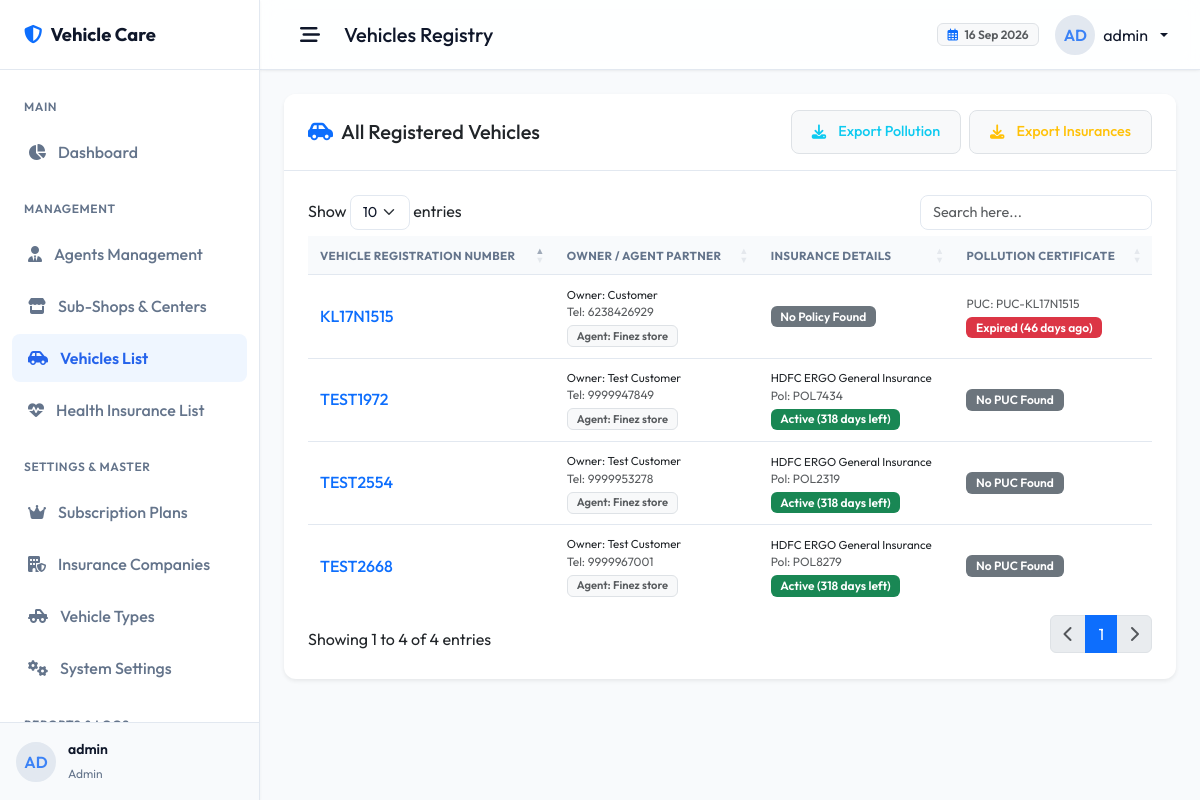
Page /admin/vehicles.php (signed in) on the committed database.
### tables this page shows
CREATE TABLE `users` (
  `id` int(11) NOT NULL,
  `username` varchar(50) NOT NULL,
  `password` varchar(255) NOT NULL,
  `email` varchar(100) NOT NULL,
  `role` enum('admin','agent','shop') NOT NULL DEFAULT 'agent',
  `parent_agent_id` int(11) DEFAULT NULL,
  `status` enum('active','suspended') NOT NULL DEFAULT 'active',
  `shop_name` varchar(255) DEFAULT NULL,
  `shop_owner_name` varchar(255) DEFAULT NULL,
  `shop_logo` varchar(255) DEFAULT NULL,
  `shop_address` text DEFAULT NULL,
  `city` varchar(100) DEFAULT NULL,
  `state` varchar(100) DEFAULT NULL,
  `pincode` varchar(10) DEFAULT NULL,
  `mobile_number` varchar(20) DEFAULT NULL,
  `whatsapp_number` varchar(20) DEFAULT NULL,
  `created_at` timestamp NOT NULL DEFAULT current_timestamp(),
  `updated_at` timestamp NOT NULL DEFAULT current_timestamp() ON UPDATE current_timestamp(),
  `expiry_date` date DEFAULT NULL,
  `access_health_insurance` tinyint(1) NOT NULL DEFAULT 1,
  `access_vehicle_insurance` tinyint(1) NOT NULL DEFAULT 1,
  `access_pollution` tinyint(1) NOT NULL DEFAULT 1,
  `message_balance` int(11) NOT NULL DEFAULT 0,
  `notify_days_before` int(11) DEFAULT 7,
  `notify_before_enabled` tinyint(1) DEFAULT 1,
  `notify_1day_before_enabled` tinyint(1) DEFAULT 1,
  `notify_after_expiry_enabled` tinyint(1) DEFAULT 1
);

CREATE TABLE `vehicles` (
  `id` int(11) NOT NULL,
  `customer_id` int(11) NOT NULL,
  `agent_id` int(11) NOT NULL,
  `created_by_shop_id` int(11) DEFAULT NULL,
  `vehicle_number` varchar(30) NOT NULL,
  `created_at` timestamp NOT NULL DEFAULT current_timestamp(),
  `updated_at` timestamp NOT NULL DEFAULT current_timestamp() ON UPDATE current_timestamp()
);

CREATE TABLE `customers` (
  `id` int(11) NOT NULL,
  `agent_id` int(11) NOT NULL,
  `created_by_shop_id` int(11) DEFAULT NULL,
  `name` varchar(255) NOT NULL,
  `mobile_number` varchar(20) NOT NULL,
  `whatsapp_number` varchar(20) NOT NULL,
  `created_at` timestamp NOT NULL DEFAULT current_timestamp(),
  `updated_at` timestamp NOT NULL DEFAULT current_timestamp() ON UPDATE current_timestamp()
);

CREATE TABLE `insurance_companies` (
  `id` int(11) NOT NULL,
  `name` varchar(255) NOT NULL,
  `status` enum('active','inactive') NOT NULL DEFAULT 'active',
  `created_at` timestamp NOT NULL DEFAULT current_timestamp()
);

CREATE TABLE `insurances` (
  `id` int(11) NOT NULL,
  `vehicle_id` int(11) NOT NULL,
  `agent_id` int(11) NOT NULL,
  `created_by_shop_id` int(11) DEFAULT NULL,
  `insurance_company_id` int(11) NOT NULL,
  `policy_number` varchar(100) NOT NULL,
  `insurance_type` enum('Comprehensive','Third Party','Own Damage','Zero Dep') NOT NULL,
  `start_date` date NOT NULL,
  `expiry_date` date NOT NULL,
  `premium_amount` decimal(10,2) NOT NULL,
  `document_path` varchar(255) DEFAULT NULL,
  `created_at` timestamp NOT NULL DEFAULT current_timestamp(),
  `updated_at` timestamp NOT NULL DEFAULT current_timestamp() ON UPDATE current_timestamp()
);

CREATE TABLE `pollution_certificates` (
  `id` int(11) NOT NULL,
  `vehicle_id` int(11) NOT NULL,
  `agent_id` int(11) NOT NULL,
  `created_by_shop_id` int(11) DEFAULT NULL,
  `certificate_number` varchar(100) NOT NULL,
  `start_date` date NOT NULL,
  `expiry_date` date NOT NULL,
  `document_path` varchar(255) DEFAULT NULL,
  `created_at` timestamp NOT NULL DEFAULT current_timestamp(),
  `updated_at` timestamp NOT NULL DEFAULT current_timestamp() ON UPDATE current_timestamp()
);

### includes/functions.php (called while the page is built, shortened)
<?php
function sanitize($data) {
    return htmlspecialchars(trim($data), ENT_QUOTES, 'UTF-8');
}
function isLoggedIn() {
    return !empty($_SESSION['user_id']) && !empty($_SESSION['role']);
}
function getDaysUntil($dateStr) {
    $targetDate = new DateTime($dateStr);
    $currentDate = new DateTime(date('Y-m-d'));
    $interval = $currentDate->diff($targetDate);
    $days = (int)$interval->format('%r%a');
    return $days;
}
function getExpiryStatus($dateStr) {
    $days = getDaysUntil($dateStr);
    if ($days < 0) {
        return [
            'class' => 'danger',
            'badge' => 'bg-danger',
            'text' => 'Expired (' . abs($days) . ' days ago)',
            'days' => $days
        ];
    } else {
        return [
            'class' => 'success',
            'badge' => 'bg-success',
            'text' => 'Active (' . $days . ' days left)',
            'days' => $days
        ];
    }
}

### admin/vehicles.php (the view, shortened to what this page needs)
<?php
require_once __DIR__ . '/../includes/functions.php';
$pageHeading = 'Vehicles Registry';
$activePage = 'vehicles';
include_once __DIR__ . '/../includes/header.php';
?>
<div class="card shadow-sm border-0">
    <div class="card-header bg-white py-3 d-flex align-items-center justify-content-between">
        <div class="d-flex align-items-center gap-2">
            <i class="fa-solid fa-car-side text-primary fs-5"></i>
            <h5 class="m-0 font-weight-700">All Registered Vehicles</h5>
        </div>
        <div class="d-flex gap-2">
            <a href="vehicles.php?action=export_csv_pollution" class="btn btn-light border btn-sm text-info">
                <i class="fa-solid fa-download me-1"></i> Export Pollution
            </a>
            <a href="vehicles.php?action=export_csv_insurance" class="btn btn-light border btn-sm text-warning">
                <i class="fa-solid fa-download me-1"></i> Export Insurances
            </a>
        </div>
    </div>
    <div class="card-body">
        <table class="table table-hover align-middle datatable w-100">
            <thead>
                <tr>
                    <th>Vehicle Registration Number</th>
                    <th>Owner / Agent Partner</th>
                    <th>Insurance Details</th>
                    <th>Pollution Certificate</th>
                </tr>
            </thead>
            <tbody>
                <?php
                $stmt = $db->query("
                    SELECT
                        v.id,
                        v.vehicle_number,
                        v.created_at,
                        c.name as customer_name,
                        c.mobile_number as customer_mobile,
                        u.shop_name,
                        i.policy_number, i.expiry_date as ins_expiry, i.document_path as ins_doc, ic.name as company_name,
                        p.certificate_number, p.expiry_date as puc_expiry, p.document_path as puc_doc
                    FROM vehicles v
                    JOIN customers c ON v.customer_id = c.id
                    JOIN users u ON v.agent_id = u.id
                    LEFT JOIN insurances i ON i.id = (
                        SELECT id FROM insurances
                        WHERE vehicle_id = v.id
                        ORDER BY expiry_date DESC LIMIT 1
                    )
                    LEFT JOIN insurance_companies ic ON i.insurance_company_id = ic.id
                    LEFT JOIN pollution_certificates p ON p.id = (
                        SELECT id FROM pollution_certificates
                        WHERE vehicle_id = v.id
                        ORDER BY expiry_date DESC LIMIT 1
                    )
                    ORDER BY v.id DESC
                ");
                while ($vh = $stmt->fetch()):
                    $insStatus = $vh['ins_expiry'] ? getExpiryStatus($vh['ins_expiry']) : null;
                    $pucStatus = $vh['puc_expiry'] ? getExpiryStatus($vh['puc_expiry']) : null;
                ?>
                    <tr>
                        <td>
                            <h6 class="m-0 font-weight-700 text-primary fs-6"><?php echo sanitize($vh['vehicle_number']); ?></h6>
                        </td>
                        <td>
                            <p class="m-0 small text-main font-weight-600">Owner: <?php echo sanitize($vh['customer_name']); ?></p>
                            <small class="text-muted d-block" style="font-size: 0.75rem;">Tel: <?php echo sanitize($vh['customer_mobile']); ?></small>
                            <span class="badge bg-light text-muted border mt-1" style="font-size: 0.7rem;">
                                Agent: <?php echo sanitize($vh['shop_name']); ?>
                            </span>
                        </td>
                        <td>
                            <?php if ($vh['policy_number']): ?>
                                <span class="d-block small text-main font-weight-600"><?php echo sanitize($vh['company_name']); ?></span>
                                <span class="d-block small text-muted" style="font-size: 0.75rem;">Pol: <?php echo sanitize($vh['policy_number']); ?></span>
                                <span class="badge <?php echo $insStatus['badge']; ?> mt-1">
                                    <?php echo sanitize($insStatus['text']); ?>
                                </span>
                            <?php else: ?>
                                <span class="badge bg-secondary">No Policy Found</span>
                            <?php endif; ?>
                        </td>
                        <td>
                            <?php if ($vh['certificate_number']): ?>
                                <span class="d-block small text-muted" style="font-size: 0.75rem;">PUC: <?php echo sanitize($vh['certificate_number']); ?></span>
                                <span class="badge <?php echo $pucStatus['badge']; ?> mt-1">
                                    <?php echo sanitize($pucStatus['text']); ?>
                                </span>
                            <?php else: ?>
                                <span class="badge bg-secondary">No PUC Found</span>
                            <?php endif; ?>
                        </td>
                    </tr>
                <?php endwhile; ?>
            </tbody>
        </table>
    </div>
</div>
<?php include_once __DIR__ . '/../includes/footer.php'; ?>

### includes/header.php (shortened to what this page needs)
<?php
require_once __DIR__ . '/functions.php';
if (isLoggedIn()) {
    $db = getDBConnection();
    $stmt = $db->prepare("SELECT * FROM users WHERE id = ?");
    $stmt->execute([$_SESSION['user_id']]);
    $current_user = $stmt->fetch();
}
?>
<!DOCTYPE html>
<html lang="en">
<head>
    <link href="https://cdn.jsdelivr.net/npm/bootstrap@5.3.0/dist/css/bootstrap.min.css" rel="stylesheet">
    <link href="https://cdnjs.cloudflare.com/ajax/libs/font-awesome/6.4.0/css/all.min.css" rel="stylesheet">
    <link href="https://cdn.datatables.net/1.13.4/css/dataTables.bootstrap5.min.css" rel="stylesheet">
    <link href="https://cdn.datatables.net/responsive/2.4.1/css/responsive.bootstrap5.min.css" rel="stylesheet">
    <link href="https://cdn.jsdelivr.net/npm/sweetalert2@11/dist/sweetalert2.min.css" rel="stylesheet">
    <link href="../assets/css/style.css" rel="stylesheet">
</head>
<body>
    <div id="wrapper">
        <?php include_once __DIR__ . '/sidebar.php'; ?>
        <div id="main-content">
            <nav id="header-nav">
                <div class="d-flex align-items-center gap-3">
                    <button class="sidebar-toggle-btn" id="sidebar-toggle" aria-label="Toggle Sidebar">
                        <i class="fa-solid fa-bars-staggered"></i>
                    </button>
                    <h5 class="m-0 font-weight-600 text-main page-heading-title text-truncate" style="max-width: 180px;">
                        <?php echo sanitize($pageHeading ?? 'Dashboard'); ?>
                    </h5>
                </div>
                <div class="d-flex align-items-center gap-3">
                    <span class="badge bg-light text-muted border d-none d-md-inline-block">
                        <i class="fa-regular fa-calendar-days me-1 text-primary"></i>
                        <?php echo date('d M Y'); ?>
                    </span>
                    <?php if (isLoggedIn()): ?>
                    <div class="dropdown">
                        <a class="nav-link dropdown-toggle d-flex align-items-center gap-2" href="#" role="button" data-bs-toggle="dropdown" aria-expanded="false">
                            <div class="user-avatar text-uppercase">
                                <?php
                                    if ($current_user && !empty($current_user['shop_name']) && $current_user['role'] === 'agent') {
                                        echo substr(sanitize($current_user['shop_name']), 0, 2);
                                    } else {
                                        echo substr(sanitize($current_user['username']), 0, 2);
                                    }
                                ?>
                            </div>
                            <span class="d-none d-lg-inline text-main font-weight-500">
                                <?php echo sanitize($current_user['shop_owner_name'] ?? $current_user['username']); ?>
                            </span>
                        </a>
                    </div>
                    <?php endif; ?>
                </div>
            </nav>
            <div class="container-fluid p-4">

### includes/sidebar.php (shortened to what this page needs)
<?php
$role = $_SESSION['role'] ?? '';
$activePage = $activePage ?? 'dashboard';
?>
<div id="sidebar">
    <div class="sidebar-header">
        <a href="#" class="sidebar-brand">
            <i class="fa-solid fa-shield-halved text-primary"></i>
            <span class="text-truncate">Vehicle Care</span>
        </a>
    </div>
    <div class="sidebar-menu">
        <?php if ($role === 'admin'): ?>
            <div class="menu-label">Main</div>
            <a href="../admin/index.php" class="menu-item <?php echo $activePage === 'dashboard' ? 'active' : ''; ?>">
                <i class="fa-solid fa-chart-pie"></i> Dashboard
            </a>
            <div class="menu-label">Management</div>
            <a href="../admin/agents.php" class="menu-item <?php echo $activePage === 'agents' ? 'active' : ''; ?>">
                <i class="fa-solid fa-user-tie"></i> Agents Management
            </a>
            <a href="../admin/shops.php" class="menu-item <?php echo $activePage === 'shops' ? 'active' : ''; ?>">
                <i class="fa-solid fa-store"></i> Sub-Shops & Centers
            </a>
            <a href="../admin/vehicles.php" class="menu-item <?php echo $activePage === 'vehicles' ? 'active' : ''; ?>">
                <i class="fa-solid fa-car-side"></i> Vehicles List
            </a>
            <a href="../admin/health.php" class="menu-item <?php echo $activePage === 'health' ? 'active' : ''; ?>">
                <i class="fa-solid fa-heart-pulse"></i> Health Insurance List
            </a>
            <div class="menu-label">Settings & Master</div>
            <a href="../admin/subscription_plans.php" class="menu-item <?php echo $activePage === 'subscription_plans' ? 'active' : ''; ?>">
                <i class="fa-solid fa-crown"></i> Subscription Plans
            </a>
            <a href="../admin/companies.php" class="menu-item <?php echo $activePage === 'companies' ? 'active' : ''; ?>">
                <i class="fa-solid fa-building-shield"></i> Insurance Companies
            </a>
            <a href="../admin/types.php" class="menu-item <?php echo $activePage === 'types' ? 'active' : ''; ?>">
                <i class="fa-solid fa-truck-pickup"></i> Vehicle Types
            </a>
            <a href="../admin/settings.php" class="menu-item <?php echo $activePage === 'settings' ? 'active' : ''; ?>">
                <i class="fa-solid fa-gears"></i> System Settings
            </a>
            <div class="menu-label">Reports & Logs</div>
        <?php endif; ?>
    </div>
    <?php if (isLoggedIn()): ?>
    <div class="sidebar-footer">
        <div class="user-profile-widget">
            <div class="user-avatar text-uppercase">
                <?php
                    if ($current_user && !empty($current_user['shop_name']) && ($role === 'agent' || $role === 'shop')) {
                        echo substr(sanitize($current_user['shop_name']), 0, 2);
                    } else {
                        echo substr(sanitize($current_user['username']), 0, 2);
                    }
                ?>
            </div>
            <div class="user-details">
                <p class="user-name text-truncate">
                    <?php echo sanitize($current_user['shop_owner_name'] ?? $current_user['username']); ?>
                </p>
                <span class="user-role"><?php echo sanitize($role); ?></span>
            </div>
        </div>
    </div>
    <?php endif; ?>
</div>

### rows in the picture
users: username "AD", username "admin", username "Admin"
vehicles: vehicle_number "TEST2554", customer.name "Test Customer", customer.mobile_number "9999953278", agent.shop_name "Finez store", insurance_companies.name "HDFC ERGO General Insurance", insurances.policy_number "POL2319", insurances.expiry_date "Active (318 days left)", shows "No PUC Found"
vehicles: vehicle_number "TEST2668", customer.name "Test Customer", customer.mobile_number "9999967001", agent.shop_name "Finez store", insurance_companies.name "HDFC ERGO General Insurance", insurances.policy_number "POL8279", insurances.expiry_date "Active (318 days left)", shows "No PUC Found"
vehicles: vehicle_number "TEST1972", customer.name "Test Customer", customer.mobile_number "9999947849", agent.shop_name "Finez store", insurance_companies.name "HDFC ERGO General Insurance", insurances.policy_number "POL7434", insurances.expiry_date "Active (318 days left)", shows "No PUC Found"
vehicles: vehicle_number "KL17N1515", customer.name "Customer", customer.mobile_number "6238426929", agent.shop_name "Finez store", shows "No Policy Found", pollution_certificates.certificate_number "PUC-KL17N1515", pollution_certificates.expiry_date "Expired (46 days ago)"

### other values in the picture
$pageHeading "Vehicles Registry"
